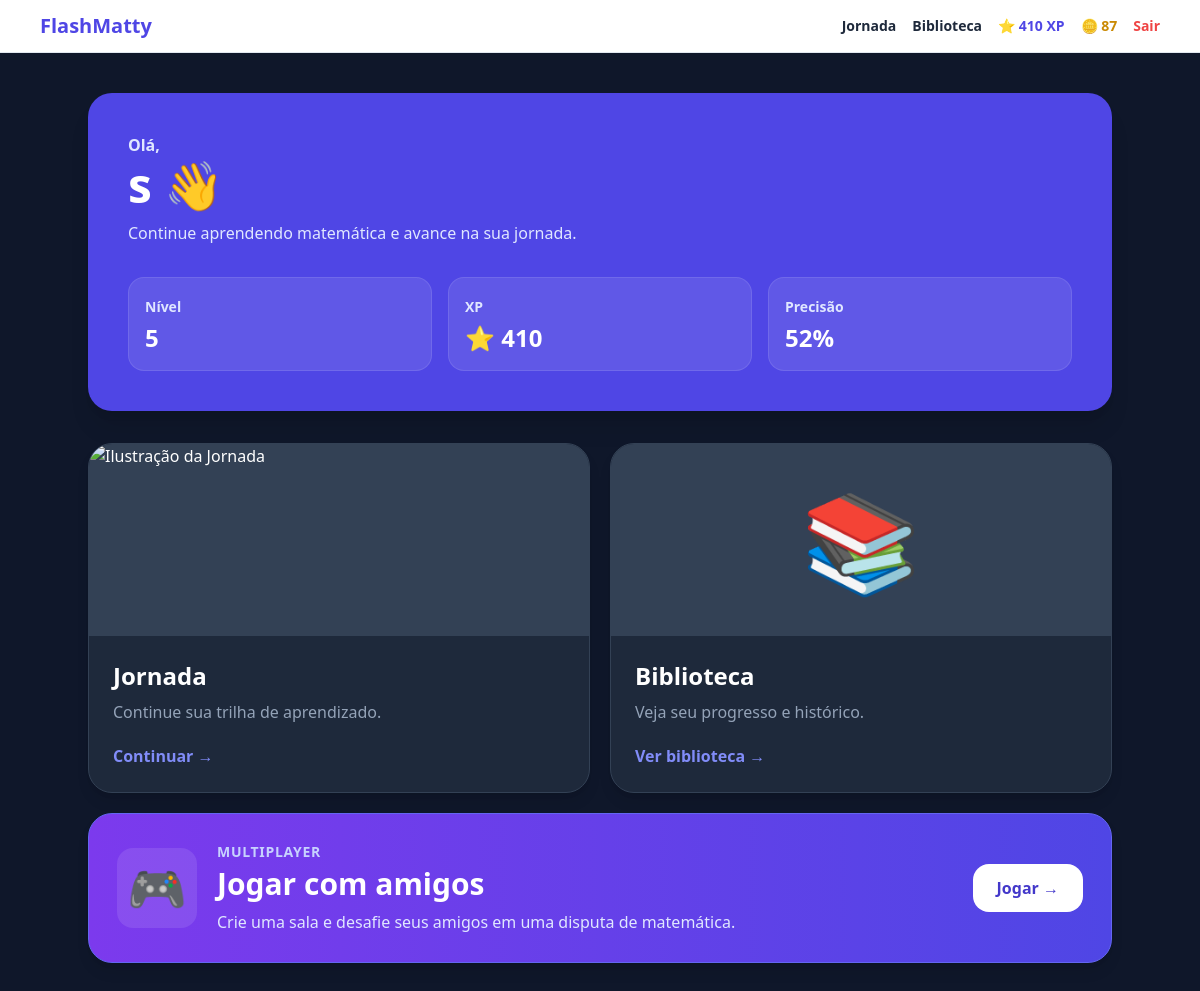
/dashboard (signed in), run on the app's committed database.
### models.py (models this page shows, shortened)
class Usuario(UserMixin, db.Model):
    __tablename__ = "usuario"
    id = db.Column(
        db.Integer,
        primary_key=True
    )
    nome = db.Column(
        db.String(80),
        nullable=False
    )
    username = db.Column(
        db.String(40),
        unique=True,
        nullable=False
    )
    senha = db.Column(
        db.String(255),
        nullable=False
    )
    xp = db.Column(
        db.Integer,
        nullable=False,
        default=0
    )
    moedas = db.Column(
        db.Integer,
        nullable=False,
        default=0
    )
    acertos = db.Column(
        db.Integer,
        nullable=False,
        default=0
    )
    erros = db.Column(
        db.Integer,
        nullable=False,
        default=0
    )
    criado_em = db.Column(
        db.DateTime,
        nullable=False,
        default=datetime.utcnow
    )
    @property
    def nivel(self):
        return ((self.xp or 0) // 100) + 1
    @property
    def total_respostas(self):
        return (
            (self.acertos or 0)
            +
            (self.erros or 0)
        )
    @property
    def precisao(self):
        if self.total_respostas == 0:
            return 0
        return round(
            (self.acertos or 0)
            /
            self.total_respostas
            *
            100
        )

### app.py (the view)
@app.route(
    "/dashboard"
)
@login_required
def dashboard():
    corrigir_usuario(
        current_user
    )
    db.session.commit()
    return render_template(
        "dashboard.html"
    )

### app.py (called while the page is built)
@login_manager.user_loader
def carregar_usuario(user_id):
    try:
        return db.session.get(
            Usuario,
            int(user_id)
        )
    except (
        ValueError,
        TypeError
    ):
        return None

def corrigir_usuario(
    usuario
):
    usuario.xp = (
        usuario.xp
        or 0
    )
    usuario.moedas = (
        usuario.moedas
        or 0
    )
    usuario.acertos = (
        usuario.acertos
        or 0
    )
    usuario.erros = (
        usuario.erros
        or 0
    )

### templates/dashboard.html (shortened to what this page needs)
{% extends "base.html" %}
{% block content %}
<div
    class="
        min-h-screen
        bg-slate-900
        text-white
        px-4
        py-10
    "
>
    <div
        class="
            max-w-5xl
            mx-auto
        "
    >
        <section
            class="
                bg-indigo-600
                text-white
                rounded-3xl
                p-6
                md:p-10
                shadow-xl
            "
        >
            <p
                class="
                    font-bold
                    text-indigo-100
                "
            >
                Olá,
            </p>
            <h1
                class="
                    text-3xl
                    md:text-5xl
                    font-black
                    mt-1
                "
            >
                {{ current_user.nome }} 👋
            </h1>
            <p
                class="
                    mt-3
                    text-indigo-100
                    max-w-xl
                "
            >
                Continue aprendendo matemática e avance
                na sua jornada.
            </p>
            <div
                class="
                    grid
                    grid-cols-1
                    sm:grid-cols-3
                    gap-4
                    mt-8
                "
            >
                <div
                    class="
                        bg-white/10
                        border
                        border-white/10
                        rounded-2xl
                        p-4
                    "
                >
                    <span
                        class="
                            text-sm
                            font-bold
                            text-indigo-100
                        "
                    >
                        Nível
                    </span>
                    <strong
                        class="
                            block
                            text-2xl
                            mt-1
                        "
                    >
                        {{ current_user.nivel }}
                    </strong>
                </div>
                <div
                    class="
                        bg-white/10
                        border
                        border-white/10
                        rounded-2xl
                        p-4
                    "
                >
                    <span
                        class="
                            text-sm
                            font-bold
                            text-indigo-100
                        "
                    >
                        XP
                    </span>
                    <strong
                        class="
                            block
                            text-2xl
                            mt-1
                        "
                    >
                        ⭐ {{ current_user.xp or 0 }}
                    </strong>
                </div>
                <div
                    class="
                        bg-white/10
                        border
                        border-white/10
                        rounded-2xl
                        p-4
                    "
                >
                    <span
                        class="
                            text-sm
                            font-bold
                            text-indigo-100
                        "
                    >
                        Precisão
                    </span>
                    <strong
                        class="
                            block
                            text-2xl
                            mt-1
                        "
                    >
                        {{ current_user.precisao }}%
                    </strong>
                </div>
            </div>
        </section>
        <div
            class="
                grid
                md:grid-cols-2
                gap-5
                mt-8
            "
        >
            <a
                href="{{ url_for('jornada') }}"
                class="
                    group
                    overflow-hidden
                    bg-slate-800
                    border
                    border-slate-700
                    rounded-3xl
                    shadow-lg
                    transition
                    duration-200
                    hover:-translate-y-1
                    hover:border-indigo-500
                    hover:shadow-xl
                "
            >
                <div
                    class="
                        h-48
                        bg-slate-700
                        overflow-hidden
                    "
                >
                    <img
                        src="https://encrypted-tbn0.gstatic.com/images?q=tbn:ANd9GcRLuChs4XQuFEx06_gPUj5-QcZBbYaRIp502HHO9VdiOg2vVs--8_L6bZk&s=10"
                        alt="Ilustração da Jornada"
                        class="
                            w-full
                            h-full
                            object-contain
                            transition
                            duration-300
                            group-hover:scale-105
                        "
                    >
                </div>
                <div class="p-6">
                    <h2
                        class="
                            font-black
                            text-2xl
                            text-white
                        "
                    >
                        Jornada
                    </h2>
                    <p
                        class="
                            text-slate-400
                            mt-2
                        "
                    >
                        Continue sua trilha de aprendizado.
                    </p>
                    <div
                        class="
                            mt-5
                            font-black
                            text-indigo-400
                            group-hover:text-indigo-300
                        "
                    >
                        Continuar →
                    </div>
                </div>
            </a>
            <a
                href="{{ url_for('biblioteca') }}"
                class="
                    group
                    overflow-hidden
                    bg-slate-800
                    border
                    border-slate-700
                    rounded-3xl
                    shadow-lg
                    transition
                    duration-200
                    hover:-translate-y-1
                    hover:border-indigo-500
                    hover:shadow-xl
                "
            >
                <div
                    class="
                        h-48
                        bg-slate-700
                        flex
                        items-center
                        justify-center
                        overflow-hidden
                    "
                >
                    <div
                        class="
                            text-8xl
                            transition
                            duration-300
                            group-hover:scale-110
                        "
                    >
                        📚
                    </div>
                </div>
                <div class="p-6">
                    <h2
                        class="
                            font-black
                            text-2xl
                            text-white
                        "
                    >
                        Biblioteca
                    </h2>
                    <p
                        class="
                            text-slate-400
                            mt-2
                        "
                    >
                        Veja seu progresso e histórico.
                    </p>
                    <div
                        class="
                            mt-5
                            font-black
                            text-indigo-400
                            group-hover:text-indigo-300
                        "
                    >
                        Ver biblioteca →
                    </div>
                </div>
            </a>
            <a
                href="{{ url_for('multiplayer.inicio') }}"
                class="
                    group
                    md:col-span-2
                    bg-gradient-to-r
                    from-violet-600
                    to-indigo-600
                    border
                    border-indigo-500
                    rounded-3xl
                    p-7
                    shadow-lg
                    transition
                    duration-200
                    hover:-translate-y-1
                    hover:shadow-xl
                "
            >
                <div
                    class="
                        flex
                        flex-col
                        sm:flex-row
                        items-start
                        sm:items-center
                        gap-5
                    "
                >
                    <div
                        class="
                            w-20
                            h-20
                            rounded-2xl
                            bg-white/10
                            flex
                            items-center
                            justify-center
                            text-5xl
                        "
                    >
                        🎮
                    </div>
                    <div class="flex-1">
                        <p
                            class="
                                text-sm
                                uppercase
                                tracking-wider
                                font-black
                                text-indigo-200
                            "
                        >
                            Multiplayer
                        </p>
                        <h2
                            class="
                                font-black
                                text-2xl
                                md:text-3xl
                                text-white
                                mt-1
                            "
                        >
                            Jogar com amigos
                        </h2>
                        <p
                            class="
                                text-indigo-100
                                mt-2
                            "
                        >
                            Crie uma sala e desafie seus amigos
                            em uma disputa de matemática.
                        </p>
                    </div>
                    <div
                        class="
                            bg-white
                            text-indigo-700
                            rounded-2xl
                            px-6
                            py-3
                            font-black
                            transition
                            group-hover:scale-105
                        "
                    >
                        Jogar →
                    </div>
                </div>
            </a>
        </div>
    </div>
</div>
{% endblock %}

### templates/base.html (shortened to what this page needs)
<!DOCTYPE html>
<html lang="pt-BR">
<head>
    <script src="https://cdn.tailwindcss.com"></script>
</head>
<body
    class="
        min-h-screen
        bg-slate-50
        text-slate-800
    "
>
{% if current_user.is_authenticated %}
<header
    class="
        bg-white
        border-b
        border-slate-200
    "
>
    <div
        class="
            max-w-6xl
            mx-auto
            px-4
            py-3
            flex
            flex-wrap
            gap-4
            items-center
            justify-between
        "
    >
        <a
            href="{{ url_for('dashboard') }}"
            class="
                font-black
                text-xl
                text-indigo-600
            "
        >
            FlashMatty
        </a>
        <nav
            class="
                flex
                flex-wrap
                items-center
                gap-4
                text-sm
                font-bold
            "
        >
            <a
                href="{{ url_for('jornada') }}"
                class="hover:text-indigo-600"
            >
                Jornada
            </a>
            <a
                href="{{ url_for('biblioteca') }}"
                class="hover:text-indigo-600"
            >
                Biblioteca
            </a>
            <span
                class="
                    text-indigo-600
                "
            >
                ⭐
                {{ current_user.xp or 0 }}
                XP
            </span>
            <span
                class="
                    text-yellow-600
                "
            >
                🪙
                {{ current_user.moedas or 0 }}
            </span>
            <a
                href="{{ url_for('logout') }}"
                class="
                    text-red-500
                    hover:text-red-600
                "
            >
                Sair
            </a>
        </nav>
    </div>
</header>
{% endif %}
<main>
    {% block content %}
    {% endblock %}
</main>
</body>
</html>

### data on the page
Usuario: xp "410", moedas "87", nome "s", nivel "5", precisao "52"
